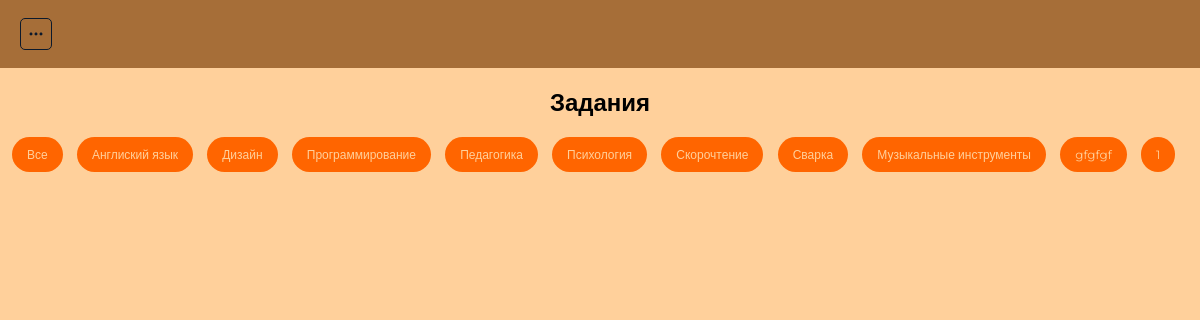
Page /categories/ (signed in) on the committed database.
### startit_app/models.py (models this page shows, shortened)
class Category(models.Model):
    name = models.CharField("Название областей", max_length=255)
    slug = models.SlugField(unique=True, editable=False, blank=True)
    class Meta:
        verbose_name = "Область"
        verbose_name_plural = "Области"

### startit_app/views.py (the view)
# urls.py: path("categories/" , views.categories_page, name="categories_page"),
def categories_page(request):
    categories  = Category.objects.all()
    context={
        'categories': categories
    }
    return render(request,"./categories.html", context )

### startit_app/templates/categories.html (shortened to what this page needs)
{% extends 'base.html' %}
{% block content %}
{% if user.is_authenticated %}
<section class="categories">
    <h2 class="title">Задания</h2>
    <div class="categories-list">
        <a href="{% url 'jobs_page' %}" class="category-item">Все</a>
        {% for category in categories %}
        <a href="{% url 'jobs_by_category_page' slug=category.slug %}" class="category-item">{{ category.name }}</a>
        {%  endfor  %}
    </div>
</section>
{% endif %}
{% endblock %}

### startit_app/static/css/style.css (style rules this page uses)
* { padding:0; margin:0; box-sizing: border-box; font-family: "Montserrat", sans-serif; }
:root { --light:#FFD09B; --brown:#A66E38; --dark:#0B192C; --blue:#1E3E62; --orange:#FF6500; --input:#f0b986; }
.title { display: flex; justify-content: center; }
.categories, .jobs, .job-detail, .auth { padding: 30px 0; }
.categories-list { width: 100%; overflow-x: auto; white-space: nowrap; }
.categories { padding: 20px 12px; }
.categories-list, .jobs-list { margin: 20px 0; }
.category-item { font-size: 12px; display: inline-block; margin-right: 10px; margin-bottom: 10px; text-decoration: none; color: var(--light); background-color: var(--orange); border-radius: 30px; padding: 10px 15px; transition: 0.3s ease-in-out; }

### rows in the picture
Category: name "Англиский язык"
Category: name "Дизайн"
Category: name "Программирование"
Category: name "Педагогика"
Category: name "Психология"
Category: name "Скорочтение"
Category: name "Сварка"
Category: name "Музыкальные инструменты"
Category: name "gfgfgf"
Category: name "1"
